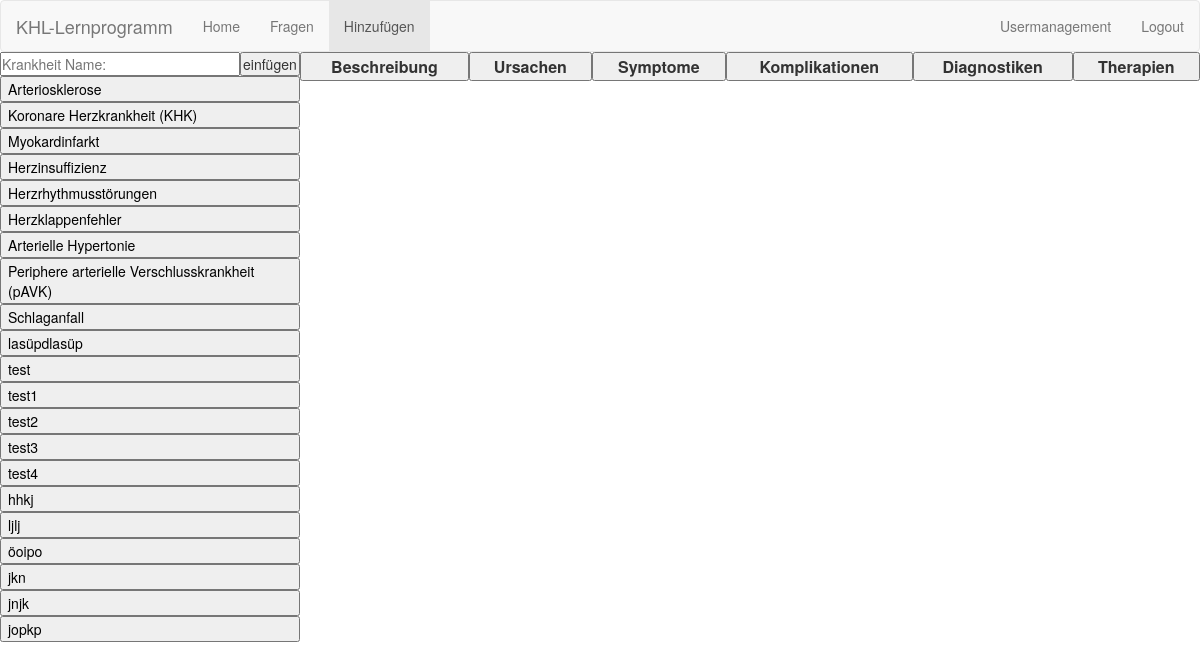
The app's page /hinzufügen (signed in) with its own data.
### database.py (models this page shows)
class Krankheit(Base):
    __tablename__='krankheiten'
    id = Column(Integer, primary_key=True)
    name = Column(String(40), unique=True)
    description = Column(String(255), default='Leer')
    ursachen = relationship('Ursache', secondary=relation)
    symptome = relationship('Symptom', secondary=relation)
    komplikationen = relationship('Komplikation', secondary=relation)
    diagnostiken = relationship('Diagnostik', secondary=relation)
    therapien = relationship('Therapie', secondary=relation)

### website.py (the view, shortened to what this page needs)
@app.route('/hinzufügen',methods=['GET','POST'])
def hinzufügen():
    if not session.get('logged_in'):
        return redirect('/')
    krankheiten=db.krankheiten_getall2Dict()
    return render_template('hinzufügen.j2', krankheiten=krankheiten)

### database.py (called while the page is built)
def krankheiten_getall2Dict():
    krankheitendicts=[]
    krankheiten=session.query(Krankheit).all()
    for krankheit in krankheiten:
        krankheitdict={'Krankheit':krankheit.name, 'Beschreibung':krankheit.description}
        krankheitendicts.append(krankheitdict)
    return krankheitendicts

### templates/Hinzufügen.j2 (shortened to what this page needs)
{% extends "_base.j2" %}
{% set active_link = 'Hinzufügen' %}
{% block navbar %}
    {{ super() }}
{% endblock %}
{% block vert_navbar %}
    <div class='vert_navbar'>
            <form action="?" method='POST'>
                    <input type="text" id="tf_add" name="Krankheit_name" placeholder="Krankheit Name:" autocomplete="off" autofocus>
                    <button type="submit" name= "Btn_add_Krankheit" id="btn_add">einfügen</button>
        <ul>
            {% for krankheit in krankheiten %}
                <li>
                    <button type="submit" name="Btn_Krankheit" value={{ krankheit['Krankheit'] }} id="btn_kh">{{ krankheit['Krankheit'] }}</button>
                </li>
            {% endfor %}
            </form>
    </div>
{% endblock %}
{% block content %}
    <div class='content'>
        <form action="?" method='POST'>
            <table>
                <tr>
                    <th><button type="submit" name="Btn_Kh_schema" value="Beschreibung" id="btn_schema">Beschreibung</button></th>
                    <th><button type="submit" name="Btn_Kh_schema" value="Ursachen" id="btn_schema">Ursachen</button></th>
                    <th><button type="submit" name="Btn_Kh_schema" value="Symptome" id="btn_schema">Symptome</button></th>
                    <th><button type="submit" name="Btn_Kh_schema" value="Komplikationen" id="btn_schema">Komplikationen</button></th>
                    <th><button type="submit" name="Btn_Kh_schema" value="Diagnostiken" id="btn_schema">Diagnostiken</button></th>
                    <th><button type="submit" name="Btn_Kh_schema" value="Therapien" id="btn_schema">Therapien</button></th>
                </tr>
            </table>
        </form>
    </div>
{% endblock %}

### templates/_base.j2 (shortened to what this page needs)
<link rel="stylesheet" href="../static/bootstrap.css">
{% block navbar %}
    <nav class="navbar navbar-default">
        <div class="container-fluid">
            <div class="navbar-header">
                <a class="navbar-brand" href="/home">KHL-Lernprogramm</a>
            </div>
            <ul class="nav navbar-nav">
                <li {% if active_link == 'Home' %} class="active" {% endif %}> <a href="/home">Home</a></li>
                <li {% if active_link == 'Fragen' %} class="active" {% endif %}> <a href="/fragen">Fragen</a></li>
                <li {% if active_link == 'Hinzufügen' %} class="active" {% endif %}> <a href="/hinzufügen">Hinzufügen</a></li>
            </ul>
            <ul class="nav navbar-nav navbar-right">
                <li {% if active_link == 'Usermanagement' %} class="active" {% endif %}> <a href="/admin_auth">Usermanagement</a></li>
                <li><a href="/logout">Logout</a></li>
            </ul>
        </div>
    </nav>
{% endblock %}
{% block vert_navbar %}{% endblock %}
{% block content %}{% endblock %}

### templates/_base.j2 (style rules this page uses)
.navbar { margin-bottom: 0; }

### templates/Hinzufügen.j2 (style rules this page uses)
.vert_navbar { float:left; width:25%; background-color: #f1f1f1; position: relative; top:0; bottom:0; }
.vert_navbar ul { padding: 0; width: 25%; overflow: auto; position: fixed; height:87.5%; }
.vert_navbar li Button { display: block; color: #000; text-align:left; width: 100%; text-decoration: none; }
#btn_add, #tf_add { display:inline; padding:0; }
#tf_add { width:80% }
#btn_add { width:20%; margin-left: -4; }
.content { position: relative; width: 75%; float: right; }
#btn_schema { width:100%; height:100%; }
table { width: 100%; margin:0; }

### records on screen
Krankheit: Krankheit "Arteriosklerose"
Krankheit: Krankheit "Koronare Herzkrankheit (KHK)"
Krankheit: Krankheit "Myokardinfarkt"
Krankheit: Krankheit "Herzinsuffizienz"
Krankheit: Krankheit "Herzrhythmusstörungen"
Krankheit: Krankheit "Herzklappenfehler"
Krankheit: Krankheit "Arterielle Hypertonie"
Krankheit: Krankheit "Periphere arterielle Verschlusskrankheit (pAVK)"
Krankheit: Krankheit "Schlaganfall"
Krankheit: Krankheit "lasüpdlasüp"
Krankheit: Krankheit "test"
Krankheit: Krankheit "test1"
Krankheit: Krankheit "test2"
Krankheit: Krankheit "test3"
Krankheit: Krankheit "test4"
Krankheit: Krankheit "hhkj"
Krankheit: Krankheit "ljlj"
Krankheit: Krankheit "öoipo"
Krankheit: Krankheit "jkn"
Krankheit: Krankheit "jnjk"
Krankheit: Krankheit "jopkp"
